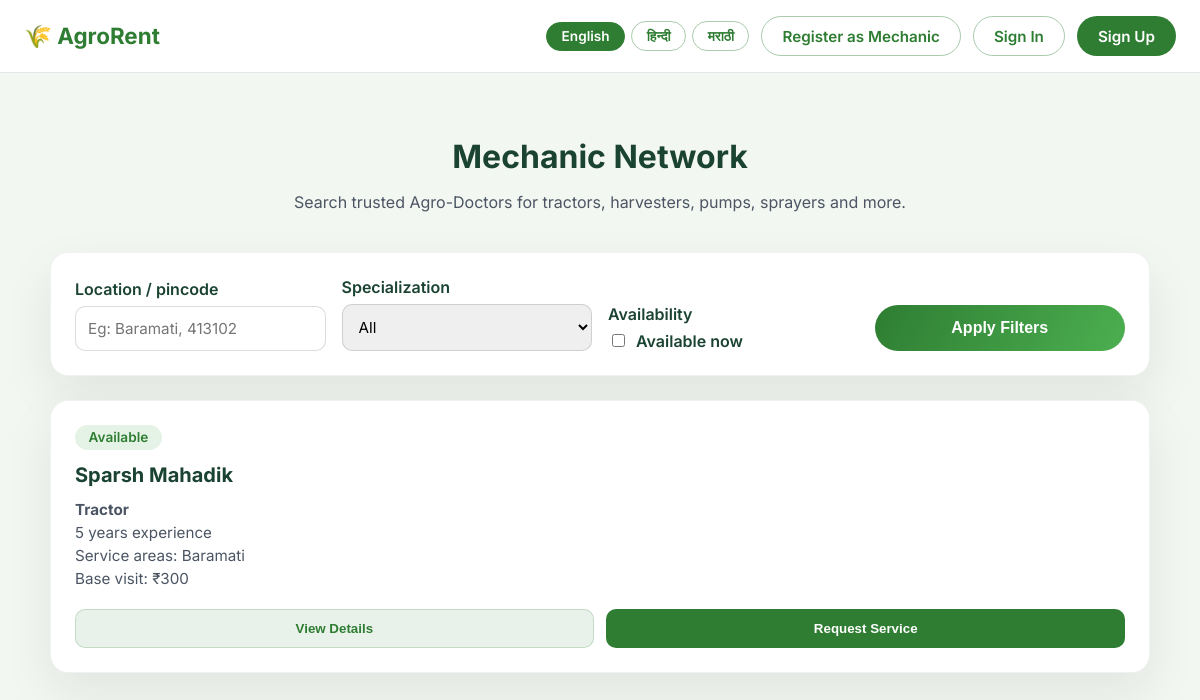
The page /mechanics on the database its author committed.
### tables this page shows
CREATE TABLE mechanics (
            id INTEGER PRIMARY KEY AUTOINCREMENT,
            user_id INTEGER,
            full_name TEXT NOT NULL,
            phone TEXT NOT NULL,
            email TEXT,
            experience_years INTEGER,
            specialization TEXT NOT NULL,
            service_locations TEXT NOT NULL,
            base_charge REAL NOT NULL,
            description TEXT,
            is_available INTEGER DEFAULT 1,
            created_at TIMESTAMP DEFAULT CURRENT_TIMESTAMP,
            updated_at TIMESTAMP DEFAULT CURRENT_TIMESTAMP,
            FOREIGN KEY (user_id) REFERENCES users(id)
        );

### app.py (the view)
@app.route('/mechanics')
def mechanics_list():
    search = request.args.get('q', '').strip()
    specialization = request.args.get('specialization', '').strip()
    available_only = request.args.get('available_only', '').strip().lower() in ('true', '1', 'on')
    query = 'SELECT * FROM mechanics WHERE 1=1'
    params = []
    if search:
        query += ' AND (LOWER(service_locations) LIKE ? OR LOWER(full_name) LIKE ?)'
        like_term = f'%{search.lower()}%'
        params.extend([like_term, like_term])
    if specialization and specialization in MECHANIC_SPECIALIZATIONS:
        query += ' AND specialization = ?'
        params.append(specialization)
    if available_only:
        query += ' AND is_available = 1'
    query += ' ORDER BY created_at DESC'
    conn = get_db()
    mechanics = conn.execute(query, params).fetchall()
    conn.close()
    return render_template(
        'mechanics_list.html',
        mechanics=mechanics,
        filters={
            'search': search,
            'specialization': specialization,
            'available_only': available_only
        },
        specializations=MECHANIC_SPECIALIZATIONS
    )

### app.py (called while the page is built)
def get_translations():
    if app.debug:
        return load_translations()
    return TRANSLATIONS

def _get_translation_value(lang, key_parts):
    translations = get_translations()
    data = translations.get(lang, {})
    for part in key_parts:
        if isinstance(data, dict):
            data = data.get(part)
        else:
            data = None
        if data is None:
            break
    if data is None and lang != DEFAULT_LOCALE:
        return _get_translation_value(DEFAULT_LOCALE, key_parts)
    return data

def translate_text(key, locale=None, default=None, **kwargs):
    if not key:
        return ''
    lang = locale or getattr(g, 'current_locale', None) or session.get('lang') or DEFAULT_LOCALE
    parts = key.split('.')
    value = _get_translation_value(lang, parts)
    if value is None:
        value = default if default is not None else _get_translation_value(DEFAULT_LOCALE, parts)
    if value is None:
        value = default if default is not None else key
    if isinstance(value, str) and kwargs:
        try:
            value = value.format(**kwargs)
        except KeyError:
            pass
    return value

@app.context_processor
def inject_translation_helpers():
    return {
        't': translate_text,
        'current_locale': getattr(g, 'current_locale', DEFAULT_LOCALE),
        'supported_languages': SUPPORTED_LANGUAGES,
        'language_names': LANGUAGE_NAMES
    }

def get_db():
    conn = sqlite3.connect(DATABASE)
    conn.row_factory = sqlite3.Row
    return conn

### templates/mechanics_list.html (shortened to what this page needs)
<!DOCTYPE html>
<html lang="{{ current_locale }}">
<head>
    <link rel="stylesheet" href="{{ url_for('static', filename='css/mechanics.css') }}">
</head>
<body>
    <div class="page-wrapper">
        <nav class="simple-nav">
            <div class="nav-container">
                <div class="nav-left">
                    <a href="{{ url_for('index') }}">🌾 {{ t('nav.brand') }}</a>
                </div>
                <div class="nav-actions">
                    <div class="language-switcher" aria-label="{{ t('language.change') }}">
                        {% for code in supported_languages %}
                        <a href="{{ url_for('set_language', lang_code=code) }}"
                           class="language-pill {% if current_locale == code %}active{% endif %}">
                            {{ language_names[code] }}
                        </a>
                        {% endfor %}
                    </div>
                    <a class="nav-link-btn secondary" href="{{ url_for('mechanic_register') }}">{{ t('nav.register_mechanic') }}</a>
                    {% if session.user_id %}
                    <a class="nav-link-btn secondary" href="{{ url_for('mechanic_dashboard') }}">{{ t('nav.mechanic_dashboard') }}</a>
                    <a class="nav-link-btn primary" href="{{ url_for('signout') }}">{{ t('nav.logout') }}</a>
                    {% else %}
                    <a class="nav-link-btn secondary" href="{{ url_for('signin') }}">{{ t('nav.sign_in') }}</a>
                    <a class="nav-link-btn primary" href="{{ url_for('signup') }}">{{ t('nav.sign_up') }}</a>
                    {% endif %}
                </div>
            </div>
        </nav>
        <section class="content-section">
            <div class="page-header">
                <h1>{{ t('mechanic.list.title') }}</h1>
                <p>{{ t('mechanic.list.subtitle') }}</p>
            </div>
            <div class="card filters-card">
                <form method="GET" action="{{ url_for('mechanics_list') }}">
                    <div class="form-group">
                        <label for="q">{{ t('mechanic.list.filters.location') }}</label>
                        <input type="text" id="q" name="q" placeholder="Eg: Baramati, 413102" value="{{ filters.search }}">
                    </div>
                    <div class="form-group">
                        <label for="specialization">{{ t('mechanic.list.filters.specialization') }}</label>
                        <select id="specialization" name="specialization">
                            <option value="">{{ t('mechanic.list.filters.all', default='All') }}</option>
                        </select>
                    </div>
                    <div class="form-group">
                        <label>{{ t('mechanic.list.filters.availability') }}</label>
                        <label class="availability-toggle" style="margin-top: 0;">
                            <input type="checkbox" name="available_only" {% if filters.available_only %}checked{% endif %} onchange="this.form.submit()">
                            {{ t('mechanic.list.filters.available_now') }}
                        </label>
                    </div>
                    <div>
                        <button type="submit" class="btn-submit" style="width: 100%;">{{ t('mechanic.list.filters.submit') }}</button>
                    </div>
                </form>
            </div>
            {% if mechanics %}
            <div class="mechanics-grid">
                {% for mechanic in mechanics %}
                <div class="card mechanic-card">
                    <div class="badge {% if mechanic['is_available'] %}available{% else %}unavailable{% endif %}">
                        {% if mechanic['is_available'] %}
                            {{ t('mechanic.list.card.available') }}
                        {% else %}
                            {{ t('mechanic.list.card.unavailable') }}
                        {% endif %}
                    </div>
                    <h3>{{ mechanic['full_name'] }}</h3>
                    <div class="mechanic-meta">
                        <strong>{{ t('mechanic.specializations.' + mechanic['specialization']|lower, default=mechanic['specialization']) }}</strong>
                        {% if mechanic['experience_years'] %}
                        <span>{{ t('mechanic.list.card.experience', years=mechanic['experience_years']) }}</span>
                        {% endif %}
                        <span>{{ t('mechanic.list.card.service_area', areas=mechanic['service_locations']) }}</span>
                        <span>{{ t('mechanic.list.card.base_visit', charge='{:,.0f}'.format(mechanic['base_charge'])) }}</span>
                    </div>
                    <div class="card-actions">
                        <button class="ghost-btn view-details-btn"
                            data-name="{{ mechanic['full_name'] }}"
                            data-specialization="{{ t('mechanic.specializations.' + mechanic['specialization']|lower, default=mechanic['specialization']) }}"
                            data-location-display="{{ t('mechanic.list.card.service_area', areas=mechanic['service_locations']) }}"
                            data-charge-display="{{ t('mechanic.list.card.base_visit', charge='{:,.0f}'.format(mechanic['base_charge'])) }}"
                            data-experience-text="{{ mechanic['experience_years'] and t('mechanic.list.card.experience', years=mechanic['experience_years']) or t('mechanic.list.details.experience_missing') }}"
                            data-description="{{ mechanic['description'] or t('mechanic.list.card.no_description', default='No bio shared yet.') }}">
                            {{ t('mechanic.list.buttons.view_details') }}
                        </button>
                        <button class="solid-btn request-service-btn"
                            data-mechanic-id="{{ mechanic['id'] }}"
                            data-mechanic-name="{{ mechanic['full_name'] }}">
                            {{ t('mechanic.list.buttons.request_service') }}
                        </button>
                    </div>
                </div>
                {% endfor %}
            </div>
            {% else %}
            <div class="empty-state">
                <h3>{{ t('mechanic.list.empty.title') }}</h3>
                <p>{{ t('mechanic.list.empty.subtitle') }}</p>
                <a href="{{ url_for('mechanic_register') }}">{{ t('mechanic.list.empty.cta') }}</a>
            </div>
            {% endif %}
        </section>
    </div>
</body>
</html>

### static/css/mechanics.css (style rules this page uses)
:root { --agro-green: #2e7d32; --agro-green-light: #4caf50; --agro-cream: #f3f7f1; --agro-dark: #1b4332; }
body { font-family: 'Inter', 'Segoe UI', Tahoma, Geneva, Verdana, sans-serif; margin: 0; color: #1f2933; background: var(--agro-cream); }
.page-wrapper { min-height: 100vh; display: flex; flex-direction: column; }
nav.simple-nav { background: white; border-bottom: 1px solid #e5e7eb; position: sticky; top: 0; z-index: 10; }
.simple-nav .nav-container { max-width: 1200px; margin: 0 auto; padding: 1rem 1.5rem; display: flex; align-items: center; justify-content: space-between; }
.simple-nav .nav-left a { font-weight: 700; font-size: 1.4rem; color: var(--agro-green); text-decoration: none; }
.simple-nav .nav-actions { display: flex; align-items: center; gap: 0.75rem; }
.nav-link-btn { padding: 0.6rem 1.25rem; border-radius: 999px; text-decoration: none; font-weight: 600; font-size: 0.95rem; border: 1px solid transparent; transition: all 0.2s ease; }
.nav-link-btn.primary { background: var(--agro-green); color: #fff; }
.nav-link-btn.secondary { border-color: rgba(46, 125, 50, 0.4); color: var(--agro-green); background: transparent; }
.language-switcher { display: flex; align-items: center; gap: 0.4rem; flex-wrap: wrap; }
.language-pill { padding: 0.35rem 0.9rem; border-radius: 999px; border: 1px solid rgba(46, 125, 50, 0.4); color: var(--agro-green); text-decoration: none; font-weight: 600; font-size: 0.85rem; transition: all 0.2s ease; }
.language-pill.active, .language-pill:hover { background: var(--agro-green); color: #fff; border-color: var(--agro-green); }
.content-section { max-width: 1100px; margin: 2rem auto; padding: 0 1.5rem 3rem; width: 100%; }
.page-header { text-align: center; margin: 2rem 0 2.5rem; }
.page-header h1 { font-size: 2rem; color: var(--agro-dark); margin-bottom: 0.5rem; }
.page-header p { color: #4b5563; font-size: 1rem; }
.card { background: #fff; border-radius: 18px; padding: 1.5rem; box-shadow: 0 20px 50px rgba(15, 23, 42, 0.08); border: 1px solid rgba(15, 23, 42, 0.06); }
.form-group { display: flex; flex-direction: column; gap: 0.4rem; }
.form-group label { font-weight: 600; color: var(--agro-dark); }
.form-group input, .form-group select, .form-group textarea { border: 1px solid rgba(15, 23, 42, 0.15); border-radius: 10px; padding: 0.75rem; font-size: 0.95rem; font-family: inherit; transition: border-color 0.2s ease, box-shadow 0.2s ease; }
.availability-toggle { display: flex; align-items: center; gap: 0.5rem; margin-top: 0.5rem; font-weight: 600; color: var(--agro-dark); }
.btn-submit { margin-top: 1.5rem; padding: 0.85rem 1.5rem; background: linear-gradient(120deg, var(--agro-green), var(--agro-green-light)); color: #fff; border: none; border-radius: 999px; font-size: 1rem; font-weight: 600; cursor: pointer; transition: transform 0.2s ease, box-shadow 0.2s ease; }
.filters-card { display: flex; flex-direction: column; gap: 1rem; margin-bottom: 1.5rem; }
.filters-card form { display: grid; grid-template-columns: repeat(auto-fit, minmax(200px, 1fr)); gap: 1rem; align-items: end; }
.mechanics-grid { display: grid; grid-template-columns: repeat(auto-fit, minmax(280px, 1fr)); gap: 1.5rem; }
.mechanic-card { display: flex; flex-direction: column; gap: 0.8rem; }
.mechanic-card h3 { margin: 0; color: var(--agro-dark); font-size: 1.25rem; }
.mechanic-meta { display: flex; flex-direction: column; gap: 0.25rem; color: #4b5563; font-size: 0.95rem; }
.badge { align-self: flex-start; padding: 0.3rem 0.85rem; border-radius: 999px; font-size: 0.85rem; font-weight: 600; }
.badge.available { background: rgba(76, 175, 80, 0.15); color: var(--agro-green); }
.card-actions { display: flex; flex-wrap: wrap; gap: 0.8rem; margin-top: 0.5rem; }
.ghost-btn, .solid-btn { flex: 1; min-width: 120px; text-align: center; border-radius: 10px; padding: 0.7rem; font-weight: 600; border: 1px solid transparent; cursor: pointer; transition: transform 0.2s ease, box-shadow 0.2s ease; }
.ghost-btn { background: rgba(46, 125, 50, 0.1); color: var(--agro-green); border-color: rgba(46, 125, 50, 0.2); }
.solid-btn { background: var(--agro-green); color: #fff; }

### rows shown on the page
mechanics: t "Available", full_name "Sparsh Mahadik", specialization "Tractor", experience_years "5 years experience", service_locations "Service areas: Baramati", base_charge "Base visit: ₹300", t "View Details", t "Request Service"

### other values the page prints
{{ t('nav.brand') }} "AgroRent"
{{ language_names[code] }} "English" "हिन्दी" "मराठी"
{{ t('nav.register_mechanic') }} "Register as Mechanic"
{{ t('nav.sign_in') }} "Sign In"
{{ t('nav.sign_up') }} "Sign Up"
{{ t('mechanic.list.title') }} "Mechanic Network"
{{ t('mechanic.list.subtitle') }} "Search trusted Agro-Doctors for tractors, harvesters, pumps, sprayers and more."
{{ t('mechanic.list.filters.location') }} "Location / pincode"
{{ t('mechanic.list.filters.specialization') }} "Specialization"
{{ t('mechanic.list.filters.availability') }} "Availability"
{{ t('mechanic.list.filters.available_now') }} "Available now"
{{ t('mechanic.list.filters.submit') }} "Apply Filters"
form field specialization "All"
